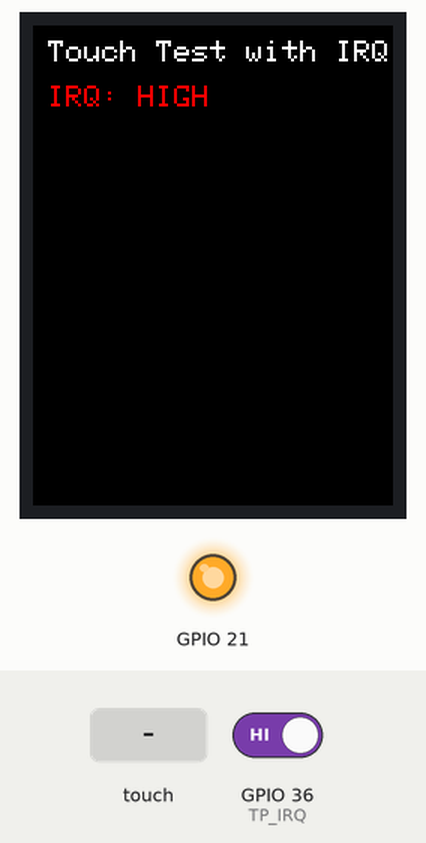
The sketch below on a simulated ESP32. Shown: 240×320 colour display, output pins drawn as LEDs (lit = HIGH). Inputs (shaded band) come from the test bench; at power-on: GPIO 36 (TP_IRQ) HIGH.

Above: at 1.4 s.
1.5 s: GPIO 36 (TP_IRQ) driven LOW
At 2.7 s:
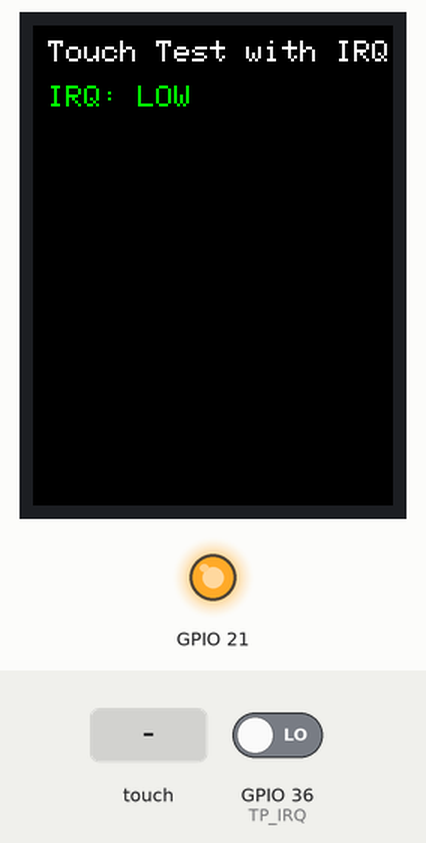
3.0 s: touch panel pressed at 13 % / 10 % of its raw x / y range
At 3.7 s:
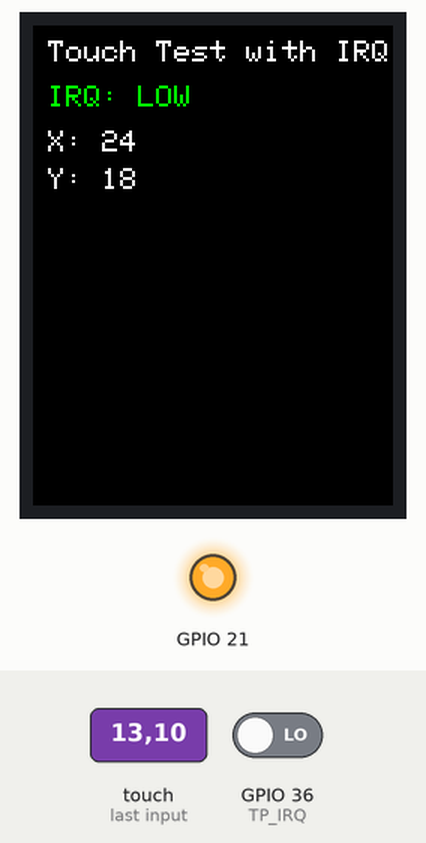
4.5 s: touch panel pressed at 38 % / 10 % of its raw x / y range
6.0 s: GPIO 36 (TP_IRQ) driven HIGH
At 7.4 s:
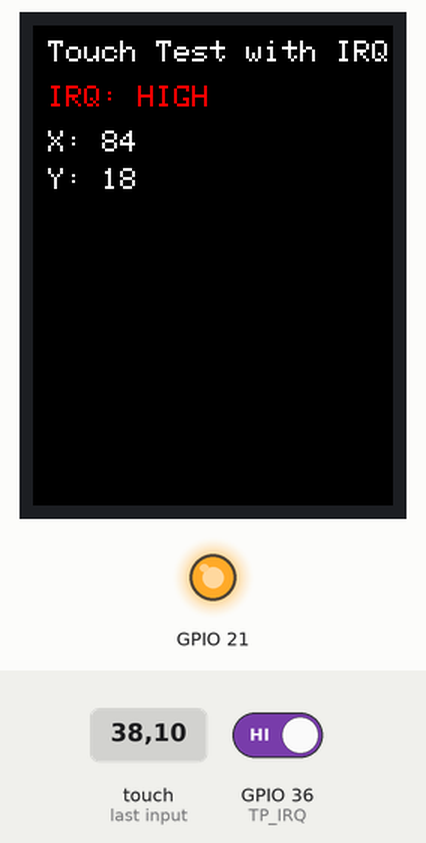
Timing chart, 0 to 8.5 s (numbered marks = the images above; inputs shaded):
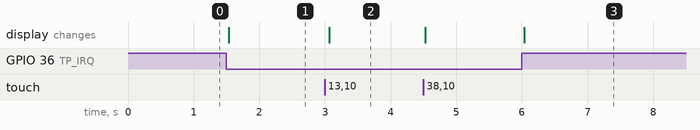

The sketch:

XPT2046_example.ino
```cpp
//This example demonstrates XPT2046 touch input functionality and displays the IRQ status.
//Touch calibration is not implemented

#include <TFT_eSPI.h>
#include <XPT2046_Touchscreen.h>

#define TP_CS 33
#define TP_IRQ 36

TFT_eSPI tft = TFT_eSPI();
SPIClass touchSPI = SPIClass(VSPI);
XPT2046_Touchscreen ts(TP_CS, TP_IRQ);

void setup() {
  pinMode(21, OUTPUT);
  digitalWrite(21, HIGH);

  tft.init();
  tft.fillScreen(TFT_BLACK);
  tft.setTextColor(TFT_WHITE);
  tft.setTextSize(2);
  tft.setCursor(10, 10);
  tft.println("Touch Test with IRQ");

  touchSPI.begin(25, 39, 32, TP_CS);
  ts.begin(touchSPI);
}

void loop() {
  int irq = digitalRead(TP_IRQ);

  // Update IRQ status
  tft.fillRect(10, 40, 150, 20, TFT_BLACK);
  tft.setCursor(10, 40);
  tft.setTextColor(irq == LOW ? TFT_GREEN : TFT_RED);
  tft.print("IRQ: ");
  tft.println(irq == LOW ? "LOW" : "HIGH");

  if (ts.touched()) {
    TS_Point p = ts.getPoint();
    int x = map(p.x, 300, 3800, 0, tft.width());
    int y = map(p.y, 400, 3800, 0, tft.height());

    tft.fillRect(10, 70, 200, 50, TFT_BLACK);
    tft.setTextColor(TFT_WHITE);
    tft.setCursor(10, 70);
    tft.print("X: ");
    tft.println(x);
    tft.setCursor(10, 95);
    tft.print("Y: ");
    tft.println(y);

    delay(100);
  }

  delay(50);
}
```

Measured:
- after the input at 1.5 s, the display: changes at once (image 1)
- after the input at 3.0 s, the display: changes after 0.06 s (image 2)
- after the input at 6.0 s, the display: changes at once (image 3)
